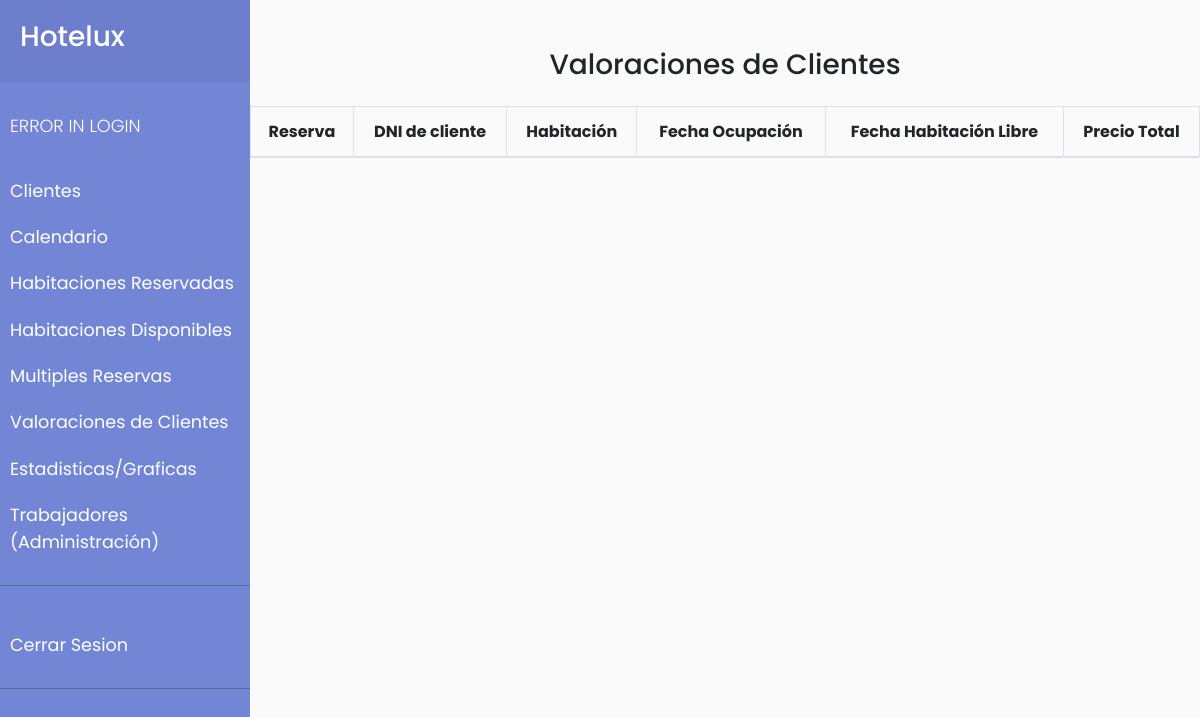
Page /habitaciones_reservadas.php on the earlier database version.
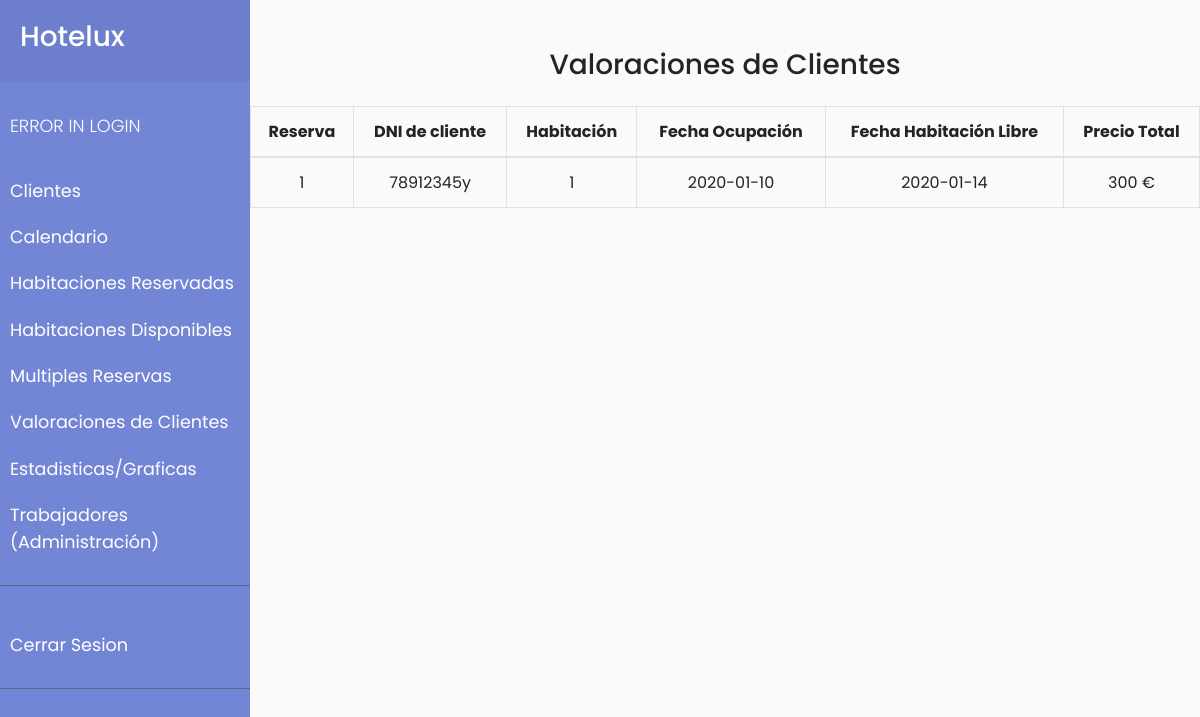
Same page on the later database version.
### tables this page shows
CREATE TABLE IF NOT EXISTS `reserva_habitaciones` (
  `BookingDate` date NOT NULL,
  `LeavingDate` date NOT NULL,
  `IdReserva` int(11) NOT NULL,
  `IdHabitacion` int(11) NOT NULL,
  KEY `IdReserva` (`IdReserva`),
  KEY `IdHabitacion` (`IdHabitacion`)
);

CREATE TABLE IF NOT EXISTS `reservas` (
  `IdReserva` int(11) NOT NULL AUTO_INCREMENT,
  `IdCliente` varchar(11) NOT NULL,
  `IdHabitacion` int(11) NOT NULL,
  `TotalPrice` double NOT NULL,
  PRIMARY KEY (`IdReserva`),
  KEY `IdHabitacion` (`IdHabitacion`),
  KEY `IdCliente` (`IdCliente`)
);

### bbdd.php (called while the page is built, shortened)
<?php
function conecta()
{
    $servername = "localhost";
    $user = "root";
    $password = "";
    $dbname = "hotel_erp";
    $conn = new mysqli($servername, $user, $password, $dbname);
    return $conn;
}
function recogerHabitacionesReservadas()
{
    $con = conecta();
    $query = "SELECT * FROM reservas JOIN reserva_habitaciones ON reservas.IdReserva=reserva_habitaciones.IdReserva";
    $result = $con->query($query);
    return $result;
}
?>

### habitaciones_reservadas.php (the view)
<?php
include "bbdd.php";
include 'cabecera.php';
$consultaReservas = recogerHabitacionesReservadas();
?>
<div class="row">
    <div class="col-12">
        <h3 class="text text-center mt-5 mb-4">Valoraciones de Clientes</h3>
    </div>
    <div class="table-responsive">
        <table id="datos_valoraciones" class="table table-bordered table-hover">
            <thead>
                <tr class="text text-center">
                    <th>Reserva</th>
                    <th>DNI de cliente</th>
                    <th>Habitación</th>
                    <th>Fecha Ocupación</th>
                    <th>Fecha Habitación Libre</th>
                    <th>Precio Total</th>
                </tr>
            </thead>
            <tbody>
                <?php
                $resultset = $consultaReservas or die("error base de datos:" . mysqli_error($conn));
                while ($row = mysqli_fetch_assoc($resultset)) {
                    echo "
                        <tr>
                            <td class='text text-center'>" . $row['IdReserva'] . "</td>
                            <td class='text text-center'>" . $row['IdCliente'] . "</td>
                            <td class='text text-center'>" . $row['IdHabitacion'] . "</td>
                            <td class='text text-center'>" . $row['BookingDate'] . "</td>
                            <td class='text text-center'>" . $row['LeavingDate'] . "</td>
                            <td class='text text-center'>" . $row['TotalPrice'] . " €</td>
                        </tr>";
                } ?>
            </tbody>
        </table>
    </div>
</div>

Differences in the rows shown:
added reserva_habitaciones: IdReserva "1", IdReserva.IdCliente "78912345y", IdHabitacion "1", BookingDate "2020-01-10", LeavingDate "2020-01-14", IdReserva.TotalPrice "300"
